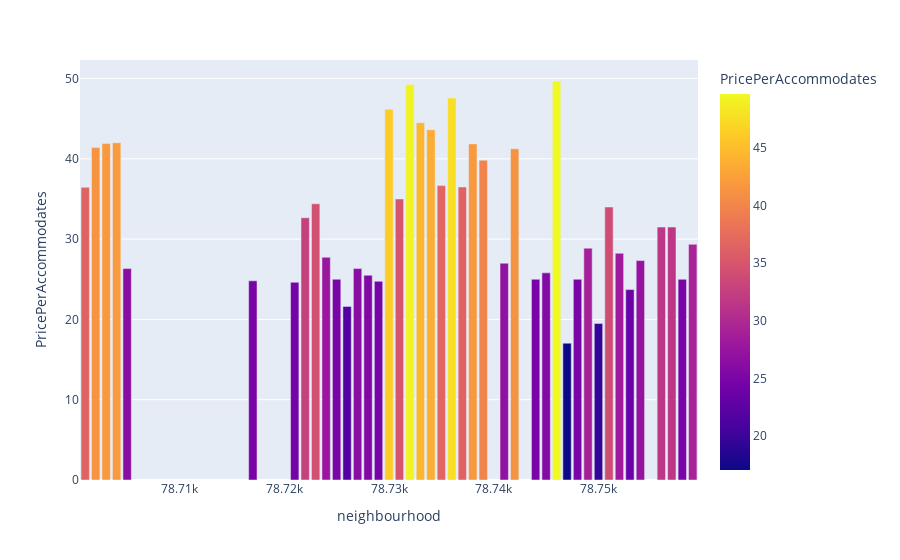

Source (notebook cell):
### Code cell
fig = px.bar(PPAmedians,x=PPAmedians.index,y='PricePerAccommodates',color='PricePerAccommodates')
fig.show()

### Figure 1 — Plotly figure (JSON) as saved in the notebook; plotly's stock layout.template omitted (floating-point values rounded to 4 significant figures)
{"data": [{"alignmentgroup": "True", "hovertemplate": "neighbourhood=%{x}<br>PricePerAccommodates=%{marker.color}<extra></extra>", "legendgroup": "", "marker": {"color": [36.46, 41.4, 41.9, 42, 26.33, null, 24.81, null, 24.62, 32.67, 34.4, 27.75, 25, 21.62, 26.33, 25.5, 24.75, 46.17, 35, 49.26, 44.5, 43.62, 36.67, 47.58, 36.5, 41.86, 39.83, 27, 41.25, 25, 25.8, 49.7, 17.04, 25, 28.88, 19.5, 34, 28.24, 23.71, 27.33, 31.5, 31.5, 25, 29.36], "coloraxis": "coloraxis"}, "name": "", "offsetgroup": "", "orientation": "v", "showlegend": false, "textposition": "auto", "type": "bar", "x": [78701, 78702, 78703, 78704, 78705, 78712, 78717, 78719, 78721, 78722, 78723, 78724, 78725, 78726, 78727, 78728, 78729, 78730, 78731, 78732, 78733, 78734, 78735, 78736, 78737, 78738, 78739, 78741, 78742, 78744, 78745, 78746, 78747, 78748, 78749, 78750, 78751, 78752, 78753, 78754, 78756, 78757, 78758, 78759], "xaxis": "x", "y": [36.46, 41.4, 41.9, 42, 26.33, null, 24.81, null, 24.62, 32.67, 34.4, 27.75, 25, 21.62, 26.33, 25.5, 24.75, 46.17, 35, 49.26, 44.5, 43.62, 36.67, 47.58, 36.5, 41.86, 39.83, 27, 41.25, 25, 25.8, 49.7, 17.04, 25, 28.88, 19.5, 34, 28.24, 23.71, 27.33, 31.5, 31.5, 25, 29.36], "yaxis": "y"}], "layout": {"autosize": true, "barmode": "relative", "coloraxis": {"colorbar": {"title": {"text": "PricePerAccommodates"}}, "colorscale": [[0, "#0d0887"], [0.1111, "#46039f"], [0.2222, "#7201a8"], [0.3333, "#9c179e"], [0.4444, "#bd3786"], [0.5556, "#d8576b"], [0.6667, "#ed7953"], [0.7778, "#fb9f3a"], [0.8889, "#fdca26"], [1, "#f0f921"]]}, "legend": {"tracegroupgap": 0}, "margin": {"t": 60}, "xaxis": {"anchor": "y", "autorange": true, "domain": [0, 1], "range": [78700.0, 78760.0], "title": {"text": "neighbourhood"}, "type": "linear"}, "yaxis": {"anchor": "x", "autorange": true, "domain": [0, 1], "range": [0, 52.31], "title": {"text": "PricePerAccommodates"}, "type": "linear"}}}
